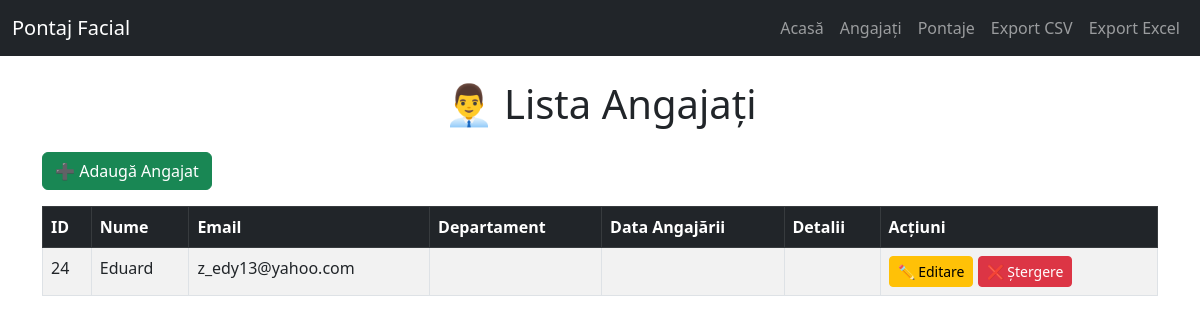
/employees, run on an earlier commit of the app's database.
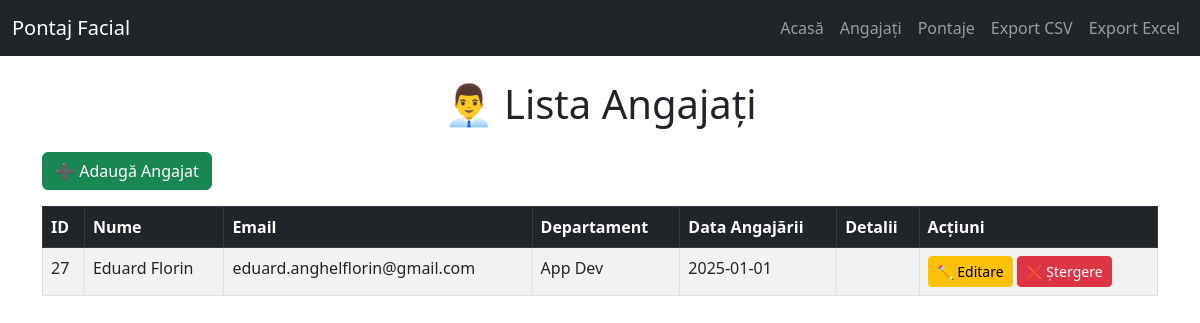
And on a later commit of the database.
### tables this page shows
CREATE TABLE employees (
    id INTEGER PRIMARY KEY AUTOINCREMENT,
    nume TEXT NOT NULL,
    email TEXT NOT NULL,
    departament TEXT,
    data_angajarii TEXT,
    detalii TEXT
);

### app.py (the view)
@app.route('/employees')
def list_employees():
    conn = sqlite3.connect('attendance.db')
    cursor = conn.cursor()
    cursor.execute("SELECT * FROM employees")
    employees = cursor.fetchall()
    conn.close()
    return render_template('list_employees.html', employees=employees)

### templates/list_employees.html (shortened to what this page needs)
{% extends "base.html" %}
{% block content %}
<h1 class="text-center mb-4">👨‍💼 Lista Angajați</h1>
<a href="{{ url_for('add_employee') }}" class="btn btn-success mb-3">➕ Adaugă Angajat</a>
<table class="table table-striped table-bordered">
    <thead class="table-dark">
        <tr>
            <th>ID</th>
            <th>Nume</th>
            <th>Email</th>
            <th>Departament</th>
            <th>Data Angajării</th>
            <th>Detalii</th>
            <th>Acțiuni</th>
        </tr>
    </thead>
    <tbody>
        {% for employee in employees %}
        <tr>
            <td>{{ employee[0] }}</td>
            <td>{{ employee[1] }}</td>
            <td>{{ employee[2] }}</td>
            <td>{{ employee[3] }}</td>
            <td>{{ employee[4] }}</td>
            <td>{{ employee[5] }}</td>
            <td>
                <a href="{{ url_for('update_employee', id=employee[0]) }}" class="btn btn-warning btn-sm">✏️ Editare</a>
                <a href="{{ url_for('delete_employee', id=employee[0]) }}" class="btn btn-danger btn-sm">❌ Ștergere</a>
            </td>
        </tr>
        {% endfor %}
    </tbody>
</table>
{% endblock %}

### templates/base.html (shortened to what this page needs)
<!DOCTYPE html>
<html lang="ro">
<head>
    <link href="https://cdn.jsdelivr.net/npm/bootstrap@5.3.0/dist/css/bootstrap.min.css" rel="stylesheet">
</head>
<body>
<nav class="navbar navbar-expand-lg navbar-dark bg-dark">
    <div class="container-fluid">
        <a class="navbar-brand" href="/">Pontaj Facial</a>
        <div class="collapse navbar-collapse" id="navbarNav">
            <ul class="navbar-nav ms-auto">
                <li class="nav-item"><a class="nav-link" href="{{ url_for('index') }}">Acasă</a></li>
                <li class="nav-item"><a class="nav-link" href="{{ url_for('list_employees') }}">Angajați</a></li>
                <li class="nav-item"><a class="nav-link" href="{{ url_for('list_attendance') }}">Pontaje</a></li>
                <li class="nav-item"><a class="nav-link" href="{{ url_for('generate_csv') }}">Export CSV</a></li>
                <li class="nav-item"><a class="nav-link" href="{{ url_for('generate_excel') }}">Export Excel</a></li>
            </ul>
        </div>
    </div>
</nav>
<div class="container mt-4">
    {% block content %}{% endblock %}
</div>
</body>
</html>

What changed in the data, as far as the page shows it:
removed employees: id "24", nume "Eduard", email "z_edy13@yahoo.com"
added employees: id "27", nume "Eduard Florin", email "eduard.anghelflorin@gmail.com", departament "App Dev", data_angajarii "2025-01-01"
